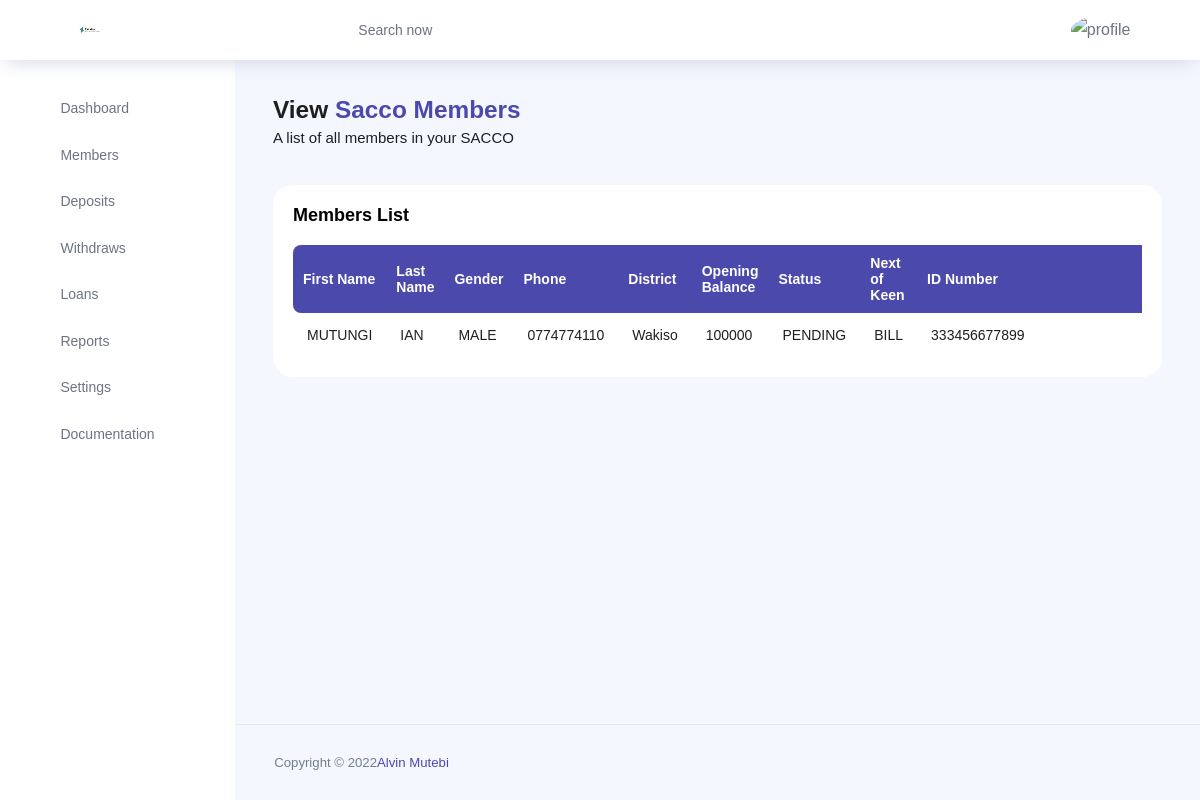
Before: /view-members/ (signed in) with the older database file.
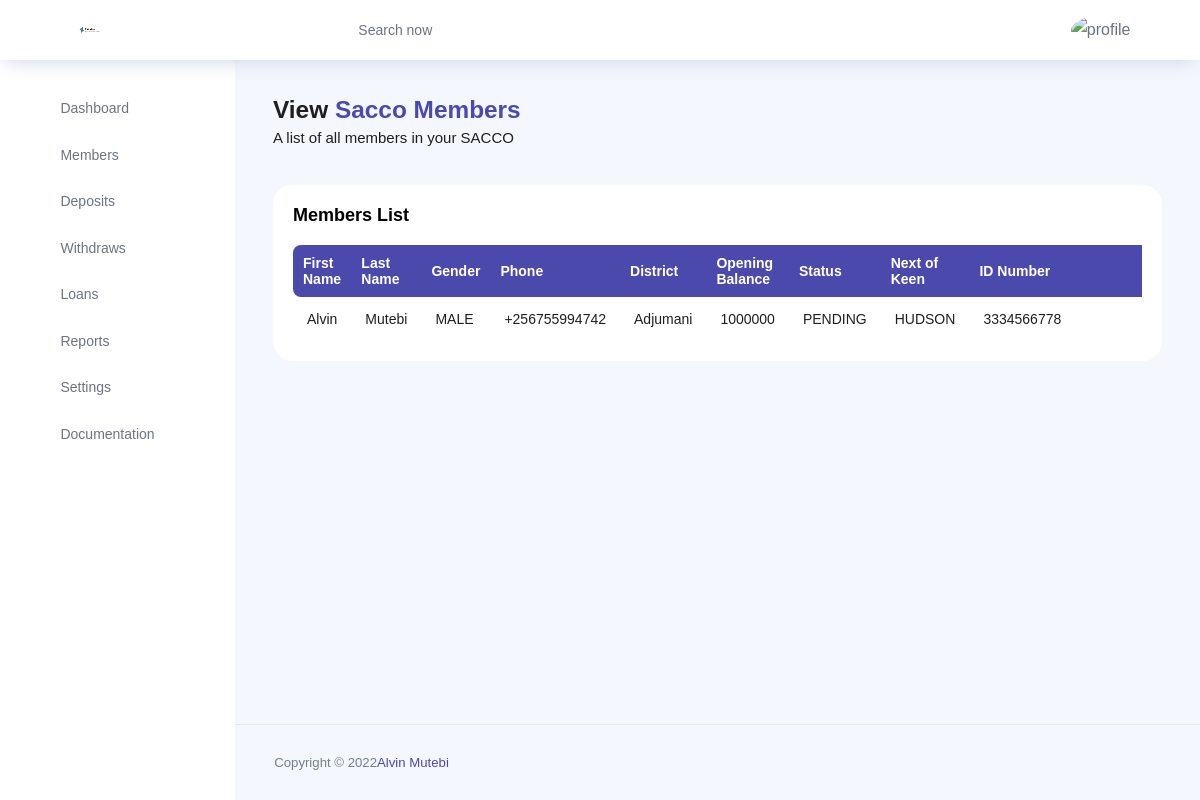
After: the same page with the newer database file.
### teleka/models.py (models this page shows, shortened)
class Member(models.Model):
	STATUS = (
		('ACTIVE','ACTIVE'),
		('PENDING', 'PENDING'),
		)
	ID_TYPE = (
		('NATIONAL ID', 'NATIONAL ID'),
		('PASSPORT', 'PASSPORT'),
		('DRIVING PERMIT', 'DRIVING PERMIT'),
	    )
	GENDER = (
		('MALE','MALE'),
		('FEMALE', 'FEMALE'),
		)
	DISTRICTS = (
		('Abim','Abim'),
		('Adjumani','Adjumani'),
		('Agago','Agago'),
		('Alebtong','Alebtong'),
		('Amolatar','Amolatar'),
		('Amudat','Amudat'),
		('Amuria','Amuria'),
		('Amuru','Amuru'),
		('Apac','Apac'),
		('Arua','Arua'),
		('Budaka','Budaka'),
		('Bududa','Bududa'),
		('Bugiri','Bugiri'),
		('Bugweri','Bugweri'),
		('Buikwe','Buikwe'),
		('Bukedea','Bukedea'),
		('Bukomansimbi','Bukomansimbi'),
		('Bukwa','Bukwa'),
		('Bulambuli','Bulambuli'),
		('Buliisa','Buliisa'),
		('Bundibugyo','Bundibugyo'),
		('Bunyangabu','Bunyangabu'),
		('Bushenyi','Bushenyi'),
		('Busia','Busia'),
		('Butebo','Butebo'),
		('Buvuma','Buvuma'),
		('Buyende','Buyende'),
		('Dokolo','Dokolo'),
		('Gomba','Gomba'),
		('Gulu','Gulu'),
		('Hoima','Hoima'),
		('Ibanda','Ibanda'),
		('Iganga','Iganga'),
		('Isingiro','Isingiro'),
		('Jinja','Jinja'),
		('Kaabong','Kaabong'),
		('Kabale','Kabale'),
		('Kabarole','Kabarole'),
		('Kaberamaido','Kaberamaido'),
		('Kagadi','Kagadi'),
		('Kakumiro','Kakumiro'),
		('Kalangala','Kalangala'),
		('Kaliro','Kaliro'),
		('Kalungu','Kalungu'),
		('Kampala','Kampala'),
		('Kamuli','Kamuli'),
		('Kamwenge','Kamwenge'),
		('Kanungu','Kanungu'),
		('Kapchorwa','Kapchorwa'),
		('Kapelebyong','Kapelebyong'),
		('Kasanda','Kasanda'),
		('Kasese','Kasese'),
		('Katakwi','Katakwi'),
		('Kayunga','Kayunga'),
		('Kibaale','Kibaale'),
		('Kiboga','Kiboga'),
		('Kibuku','Kibuku'),
		('Kikuube','Kikuube'),
		('Kiruhura','Kiruhura'),
		('Kiryandongo','Kiryandongo'),
		('Kisoro','Kisoro'),
		('Kitgum','Kitgum'),
		('Koboko','Koboko'),
		('Kole','Kole'),
		('Kotido','Kotido'),
		('Kumi','Kumi'),
		('Kwania','Kwania'),
		('Kween','Kween'),
		('Kyankwanzi','Kyankwanzi'),
		('Kyegegwa','Kyegegwa'),
		('Kyenjojo','Kyenjojo'),
		('Kyotera','Kyotera'),
		('Lamwo','Lamwo'),
		('Lira','Lira'),
		('Luuka','Luuka'),
		('Luwero','Luwero'),
		('Lwengo','Lwengo'),
		('Lyantonde','Lyantonde'),
		('Manafwa','Manafwa'),
		('Maracha','Maracha'),
		('Masaka','Masaka'),
		('Masindi','Masindi'),
		('Mayuge','Mayuge'),
		('Mbale','Mbale'),
		('Mbarara','Mbarara'),
		('Mitooma','Mitooma'),
		('Mityana','Mityana'),
		('Moroto','Moroto'),
		('Moyo','Moyo'),
		('Mpigi','Mpigi'),
		('Mubende','Mubende'),
		('Mukono','Mukono'),
		('Nabilatuk','Nabilatuk'),
		('Nakapiripirit','Nakapiripirit'),
		('Nakaseke','Nakaseke'),
		('Nakasongola','Nakasongola'),
		('Namayingo','Namayingo'),
		('Namisindwa','Namisindwa'),
		('Namutumba','Namutumba'),
		('Napak','Napak'),
		('Nebbi','Nebbi'),
		('Ngora','Ngora'),
		('Ntoroko','Ntoroko'),
		('Ntungamo','Ntungamo'),
		('Nwoya','Nwoya'),
		('Omoro','Omoro'),
		('Otuke','Otuke'),
		('Oyam','Oyam'),
		('Pader','Pader'),
		('Pakwach','Pakwach'),
		('Pallisa','Pallisa'),
		('Rakai','Rakai'),
		('Rubanda','Rubanda'),
		('Rubirizi','Rubirizi'),
		('Rukiga','Rukiga'),
		('Rukungiri','Rukungiri'),
		('Sembabule','Sembabule'),
		('Serere','Serere'),
		('Sheema','Sheema'),
		('Sironko','Sironko'),
		('Soroti','Soroti'),
		('Tororo','Tororo'),
		('Wakiso','Wakiso'),
		('Yumbe','Yumbe'),
		('Zombo','Zombo'),
		)
	user = models.ForeignKey(User, on_delete=models.CASCADE, null=True, blank=True)
	firstname = models.CharField(max_length=200, null=True)
	lastname = models.CharField(max_length=200, null=True)
	id_type = models.CharField(max_length=200, null=True, choices=ID_TYPE)
	id_number = models.CharField(max_length=200, null=True)
	gender = models.CharField(max_length=200, null=True, choices=GENDER)
	date_of_birth = models.DateField(auto_now_add=False, null=True)
	district = models.CharField(max_length=200, null=True, choices=DISTRICTS)
	county = models.CharField(max_length=200, null=True)
	subcounty = models.CharField(max_length=200, null=True)
	parish = models.CharField(max_length=200, null=True)
	village = models.CharField(max_length=200, null=True)
	account_number = models.CharField(max_length=200, null=True)
	opening_balance = models.CharField(max_length=200, null=True)
	email = models.CharField(max_length=200, null=True)
	phone = models.CharField(max_length=200, null=True)
	next_of_keen_first_name = models.CharField(max_length=200, null=True)
	next_of_keen_last_name = models.CharField(max_length=200, null=True)
	next_of_keen_phone = models.CharField(max_length=200, null=True)
	next_of_keen_relationship = models.CharField(max_length=200, null=True)
	status = models.CharField(max_length=200, null=True, choices=STATUS)

### teleka/views.py (the view)
# urls.py: path('view-members/',ViewMembers.as_view(),name='view-members'),
class ViewMembers(LoginRequiredMixin, SuccessMessageMixin,ListView):
    model= User
    model = Member
    context_object_name = 'members'
    template_name = 'teleka/viewMembers.html'
    def get_context_data(self, **kwargs):
        context = super().get_context_data(**kwargs)
        context['members'] = context['members'].filter(user=self.request.user)
        return context

### teleka/templates/teleka/viewMembers.html (shortened to what the changed rows need)
{% extends 'teleka/main.html' %}
{% load crispy_forms_tags %}
{% load static %}
{% block content %}
{% include 'teleka/header.html' %}
<div class="main-panel">
    <div class="content-wrapper">
        <div class="row">
            <div class="col-md-12 grid-margin stretch-card">
                <div class="card">
                    <div class="card-body">
                        <div class="row">
                            <div class="col-12">
                                <div class="table-responsive">
                                    <table id="example" class="display expandable-table" style="width:100%">
                                        <thead>
                                            <tr>
                                                <th>First Name</th>
                                                <th>Last Name</th>
                                                <th>Gender</th>
                                                <th>Phone </th>
                                                <th>District </th>
                                                <th>Opening Balance</th>
                                                <th>Status</th>
                                                <th>Next of Keen</th>
                                                <th>ID Number</th>
                                                <th></th>
                                                <th></th>
                                                <th></th>
                                            </tr>
                                        </thead>
                                        <tbody>
                                            {% for member in members %}
                                            <tr>
                                                <td>{{member.firstname}}</td>
                                                <td>{{member.lastname}}</td>
                                                <td>{{member.gender}}</td>
                                                <td>{{member.phone}}</td>
                                                <td>{{member.district}}</td>
                                                <td>{{member.opening_balance}}</td>
                                                <td>{{member.status}}</td>
                                                <td>{{member.next_of_keen_first_name}}</td>
                                                <td>{{member.id_number}}</td>
                                                <td><a href="{% url 'member-update' member.id %}"><i
                                                            class="ti-pencil-alt text-primary"></i></a></td>
                                                <td><a href="{% url 'member-delete' member.id %}"><i
                                                            class="ti-trash text-primary"></i></a></td>
                                                <td><a href="{% url 'member' member.id %}"><i
                                                            class="ti-eye text-primary"></i></a></td>
                                            </tr>
                                            {% endfor %}
                                        </tbody>
                                    </table>
                                </div>
                            </div>
                        </div>
                    </div>
                </div>
            </div>
        </div>
    </div>
</div>
{% endblock content%}

Changed rows visible on the page:
removed Member: firstname "MUTUNGI", lastname "IAN", gender "MALE", phone "0774774110", district "Wakiso", opening_balance "100000", status "PENDING", next_of_keen_first_name "BILL", id_number "333456677899"
added Member: firstname "Alvin", lastname "Mutebi", gender "MALE", phone "+256755994742", district "Adjumani", opening_balance "1000000", status "PENDING", next_of_keen_first_name "HUDSON", id_number "3334566778"
